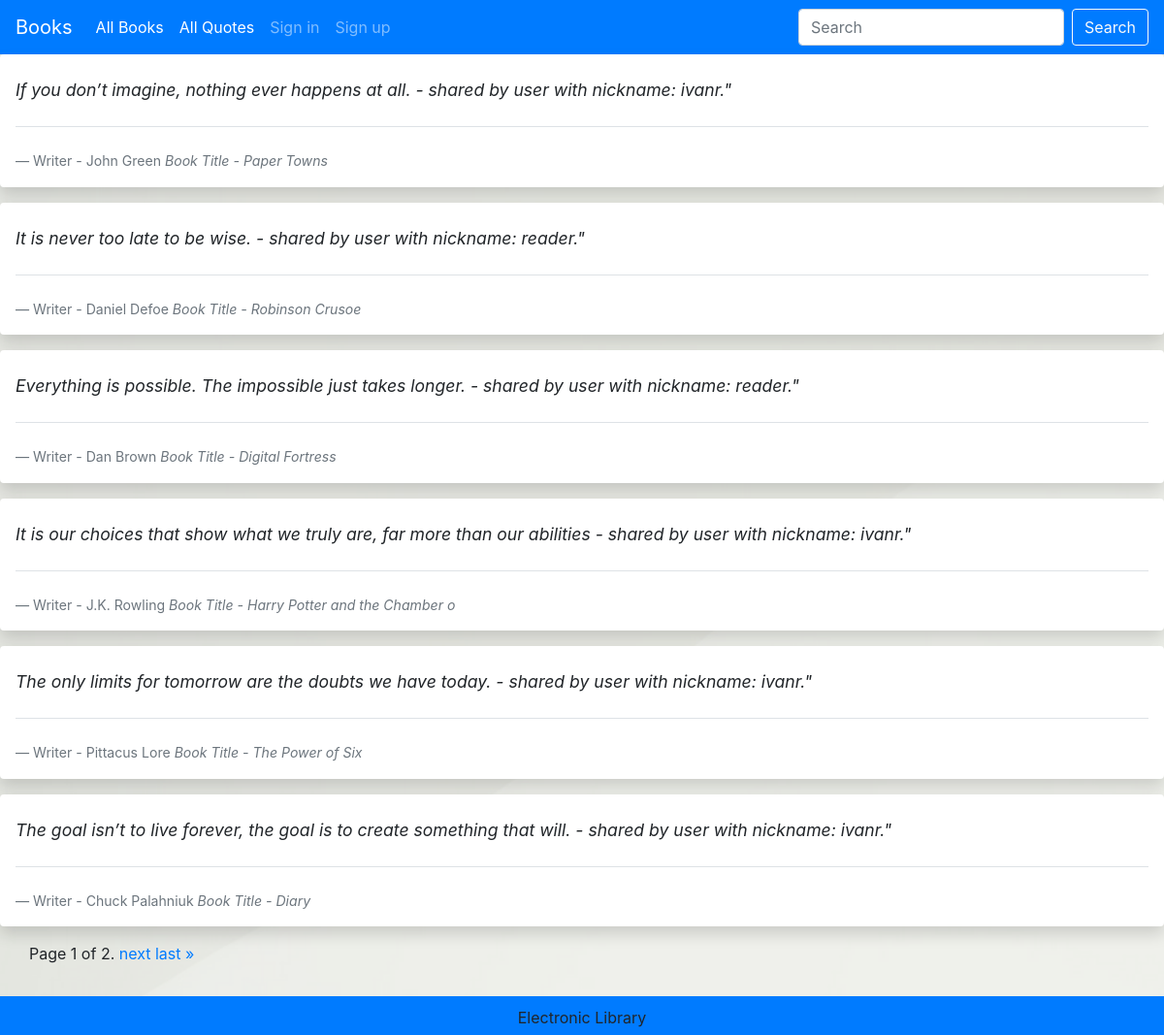
Page /allquotes/ on the committed database.
### library/models.py (models this page shows, shortened)
class Quote(models.Model):
    owner = models.ForeignKey(User, on_delete=models.CASCADE, related_name='quotes')
    from_writer = models.CharField(max_length=30)
    from_book = models.CharField(max_length=30)
    Overview = models.TextField(max_length=600)
    url_address = models.SlugField(max_length=200, unique=True)
    created = models.DateTimeField(auto_now=True)
    class Meta:
        ordering = ['-created']

class User(AbstractUser):
    is_reader = models.BooleanField(default=False)
    is_writer = models.BooleanField(default=False)

### library/library_views.py (the view)
# urls.py: path('allquotes/', allquotes , name='all_quotes'),
def allquotes(request):
    quotes_list = Quote.objects.all().order_by('-created')[:4000]
    paginator = Paginator(quotes_list, 6)  # Show 3 quotes per page
    page = request.GET.get('page')
    quotes = paginator.get_page(page)
    return render(request, 'all_quotes.html', {'quotes': quotes})

### library/templates/all_quotes.html (shortened to what this page needs)
{% extends "base.html" %}
{% block content %}
     {% for quote in quotes %}
 <blockquote class="blockquote blockquote-custom bg-white p-3 shadow rounded">
                    <p class="mb-0 mt-2 font-italic">{{ quote.Overview }} - shared by user with nickname: {{ quote.owner }}."</p>
                    <footer class="blockquote-footer pt-4 mt-4 border-top">Writer - {{ quote.from_writer }}
                        <cite title="Source Title">Book Title - {{ quote.from_book }} </cite>
                    </footer>
                </blockquote>
{% endfor %}
  <div class="pagination container">
    <span class="step-links">
        <span class="current">
            Page {{ quotes.number }} of {{ quotes.paginator.num_pages }}.
        </span>
        {% if quotes.has_next %}
            <a href="?page={{ quotes.next_page_number }}">next</a>
            <a href="?page={{ quotes.paginator.num_pages }}">last &raquo;</a>
        {% endif %}
    </span>
</div>
{% endblock %}

### library/static/css/base.css (style rules this page uses)
.blockquote-custom { position: relative; font-size: 1.1rem; }
body { background: #eff0eb; background-image: url('img/bg.png'); background-size: cover; background-repeat: no-repeat; }

### rows in the picture
Quote: Overview "If you don’t imagine, nothing ever happens at all.", owner "ivanr", from_writer "John Green", from_book "Paper Towns"
Quote: Overview "It is never too late to be wise.", owner "reader", from_writer "Daniel Defoe", from_book "Robinson Crusoe"
Quote: Overview "Everything is possible. The impossible just takes longer.", owner "reader", from_writer "Dan Brown", from_book "Digital Fortress"
Quote: Overview "It is our choices that show what we truly are, far more than our abilities", owner "ivanr", from_writer "J.K. Rowling", from_book "Harry Potter and the Chamber o"
Quote: Overview "The only limits for tomorrow are the doubts we have today.", owner "ivanr", from_writer "Pittacus Lore", from_book "The Power of Six"
Quote: Overview "The goal isn’t to live forever, the goal is to create something that will.", owner "ivanr", from_writer "Chuck Palahniuk", from_book "Diary"

### other values in the picture
{{ quotes.number }} "1"
{{ quotes.paginator.num_pages }} "2"
